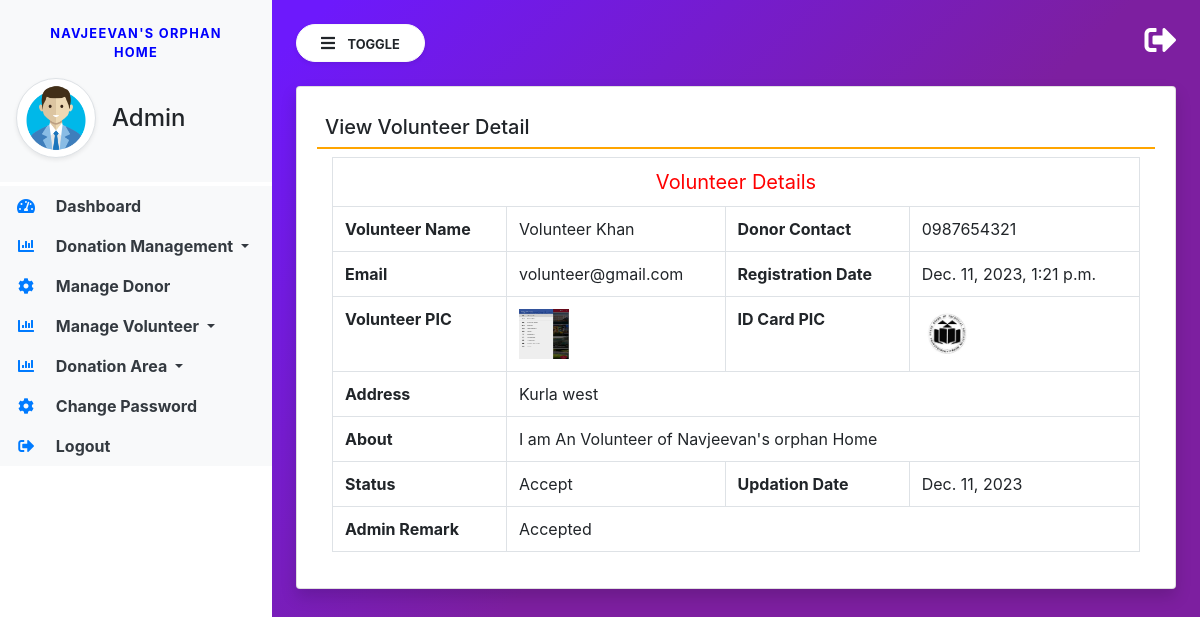
Page /view_volunteerdetail/2 (signed in) on the committed database.
### donation/models.py (models this page shows, shortened)
class Volunteer(models.Model):
    user = models.ForeignKey(User, on_delete=models.CASCADE)
    contact = models.CharField(max_length=15,null=True)
    address = models.CharField(max_length=300,null=True)
    userpic = models.FileField(null=True)
    idpic = models.FileField(null=True)
    aboutme = models.CharField(max_length=300,null=True)
    status = models.CharField(max_length=20,null=True)
    regdate = models.DateTimeField(auto_now_add=True)
    adminremark = models.CharField(max_length=300, null=True)
    updationdate = models.DateField(null=True)

### donation/views.py (the view, shortened to what this page needs)
# urls.py: path('view_volunteerdetail/<int:pid>',view_volunteerdetail, name='view_volunteerdetail'),
def view_volunteerdetail(request,pid):
    if not request.user.is_authenticated:
        return redirect('admin_login')
    volunteer = Volunteer.objects.get(id=pid)
    error = ""
    return render(request, 'view_volunteerdetail.html', locals())

### donation/templates/view_volunteerdetail.html (shortened to what this page needs)
{% extends 'admin_base.html' %}
{% block main  %}
<div class="card shadow">
    <div class="card-body">
        <h5 class="p-2" style="border-bottom: 2px solid orange;">View Volunteer Detail</h5>
<div class="container-fluid">
         <table class="table table-bordered">
 <tr align="center">
<td colspan="4" style="font-size:20px;color:red">
 Volunteer Details</td></tr>
    <tr>
    <th>Volunteer Name</th>
    <td>{{volunteer.user.first_name}} {{volunteer.user.last_name}}</td>
    <th>Donor Contact</th>
    <td>{{volunteer.contact}}</td>
  </tr>
  <tr>
    <th>Email</th>
    <td>{{volunteer.user.username}}</td>
      <th>Registration Date</th>
    <td>{{volunteer.regdate}}</td>
  </tr>
<tr>
     <th>Volunteer PIC</th>
    <td><img src="{{volunteer.userpic.url}}" width="50px" height="50px"></td>
         <th>ID Card PIC</th>
    <td><img src="{{volunteer.idpic.url}}" width="50px" height="50px"></td>
  </tr>
     <tr>
    <th>Address</th>
    <td colspan="3">{{volunteer.address}}</td>
  </tr>
<tr>
     <th>About</th>
    <td colspan="3">{{volunteer.aboutme}}</td>
  </tr>
{% if volunteer.status == 'pending' %}
 <form method="post">
    {% csrf_token %}
      <tr>
    <th>Status</th>
    <td colspan="3">
        <select class="form-control" name="status" required>
            <option value="accept">Accept</option>
            <option value="reject">Reject</option>
        </select>
    </td>
  </tr>
    <tr>
                                                <th>Admin Remark</th>
                                                <td colspan="3"><textarea name="adminremark" class="form-control" required="true"></textarea></td>
                                                </tr>
                                                <tr>
                                                    <td>&nbsp;</td>
                                                    <td colspan="3">
                                                        <button type="submit" class="btn btn-primary pull-left">
        Update <i class="fa fa-arrow-circle-right"></i>
                                </button>
                                                    </td>
                                                </tr>
     {% else %}
     <tr>
    <th>Status</th>
    <td class="text-capitalize">{{volunteer.status}}</td>
     <th>Updation Date</th>
    <td>{{volunteer.updationdate}}</td>
  </tr>
     <tr>
    <th>Admin Remark</th>
    <td colspan="3">{{volunteer.adminremark}}</td>
  </tr>
     {% endif %}
</table>
</div>
</div>
</div>
{% endblock %}

### donation/static/css/sidebar.css (style rules this page uses)
body { background-image : linear-gradient(135.9deg,rgba(109,25,252,1) 16.4%,rgba(125,31,160,1) 56.1%); min-height:100vh; }

### rows in the picture
Volunteer: user.first_name "Volunteer", user.last_name "Khan", contact "0987654321", user.username "volunteer@gmail.com", regdate "Dec. 11, 2023, 1:21 p.m.", userpic (picture), idpic (picture), address "Kurla west", aboutme "I am An Volunteer of Navjeevan's orphan Home", status "Accept", updationdate "Dec. 11, 2023", adminremark "Accepted"
